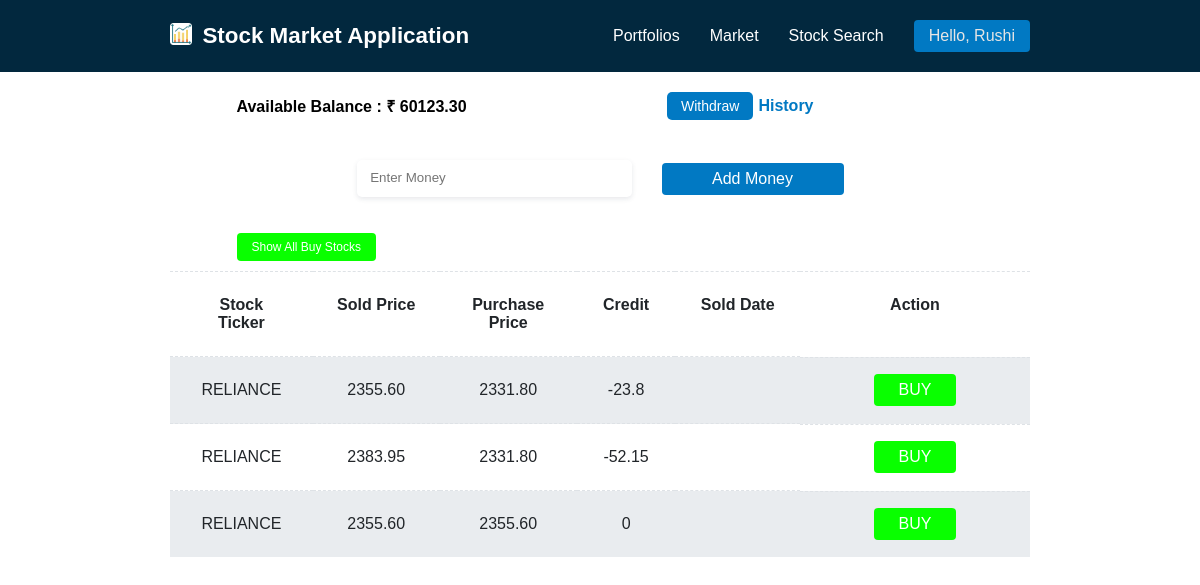
/portfolios.php?sell=true (signed in), run on the app's committed database.
### tables this page shows
CREATE TABLE IF NOT EXISTS users (

  id INT AUTO_INCREMENT PRIMARY KEY,

  firstname VARCHAR(255) NOT NULL,

  lastname VARCHAR(255) NOT NULL,

  address TEXT NOT NULL,

  email VARCHAR(255) NOT NULL,

  password VARCHAR(255) NOT NULL,

  mobile_number VARCHAR(15) NOT NULL,

  PANCARD_number VARCHAR(255) NOT NULL,

  created_at TIMESTAMP NULL DEFAULT CURRENT_TIMESTAMP,

  updated_at TIMESTAMP NULL DEFAULT NULL
  ON UPDATE CURRENT_TIMESTAMP,

  available_balance DECIMAL(10,2) NOT NULL DEFAULT 0.00

);

CREATE TABLE IF NOT EXISTS stock_details (

  id INT AUTO_INCREMENT PRIMARY KEY,

  stock_name VARCHAR(255) NOT NULL,

  purchase_price DECIMAL(10,2) NOT NULL,

  user_id INT NOT NULL,

  sell_price DECIMAL(10,2) NOT NULL DEFAULT 0.00,

  status INT NOT NULL,

  purchase_date TIMESTAMP NULL DEFAULT CURRENT_TIMESTAMP,

  updated_at TIMESTAMP NULL DEFAULT NULL
  ON UPDATE CURRENT_TIMESTAMP,

  FOREIGN KEY (user_id)
  REFERENCES users(id)
  ON DELETE CASCADE

);

### portfolios.php (the view, shortened to what this page needs)
<?php
require("./mainTop.php");
require("./conn.php");
$database = array();
$sql = "SELECT * FROM `users` WHERE `id`= " . $_SESSION['user_id'];
$result = mysqli_query($conn, $sql);
while ($row = mysqli_fetch_assoc($result)) {
    $database[] = $row;
}
?>
<div class="content_portfolios">
    <div class="addAmount">
        <div class="balance_history">
            <?php
            echo "<h4>Available Balance : ₹ " . $database[0]["available_balance"] . "</h4>";
            ?>
            <div class="btnHistoryDiv">
                <div>
                    <button type="submit" id="btnWithdraw" class="btnWithdraw">Withdraw</button>
                </div>
                <div>
                    <a href="transactionHistory.php" class="btnHistory">History</a>
                </div>
            </div>
        </div>
        <div class="form">
            <form action="" method="post">
                <div class="txtAmountDiv">
                    <input type="text" class="txtAmount" id="txtAmount" name="txtAmount" placeholder=" Enter Money">
                </div>
                <div class="btnAddDiv">
                    <button type="submit" id="btnAddMoney" name="btnAddMoney" class="btnAddMoney">Add Money</button>
                </div>
            </form>
        </div>
        <div>
            <?php
            echo (isset($_REQUEST["sell"])) ? '<a href="./portfolios.php" class="btnBuyStock">Show All Buy Stocks</a>' : '<a href="./portfolios.php?sell=true" class="btnSoldStock">Show All Sold Stocks</a>';
            ?>
        </div>
    </div>
    <div class="stocks">
        <table>
            <thead>
                <tr>
                    <th>
                        <p>Stock Ticker</p>
                    </th>
                    <th>
                        <?php
                        echo (isset($_REQUEST["sell"])) ? "<p>Sold Price</p>" : "<p>Purchase Price</p>";
                        ?>
                    </th>
                    <th>
                        <?php
                        echo (isset($_REQUEST["sell"])) ? "<p>Purchase Price</p>" : "<p>Current Price</p>";
                        ?>
                    </th>
                    <th>
                        <p>Credit</p>
                    </th>
                    <th>
                        <?php
                        echo (isset($_REQUEST["sell"])) ? "<p>Sold Date</p>" : "<p>Purchase Date</p>";
                        ?>
                    </th>
                    <th>
                        <p>Action</p>
                    </th>
                </tr>
            </thead>
            <tbody>
                <?php
                if (isset($_GET["sell"])) {
                    $stockDataSell = array();
                    $sql = "SELECT * FROM `stock_details` WHERE `status`=0 AND `user_id`= " . $_SESSION['user_id'];
                    $result = mysqli_query($conn, $sql);
                    while ($row = mysqli_fetch_assoc($result)) {
                        $stockDataSell[] = $row;
                    }
                    if (!empty($stockDataSell)) {
                        foreach ($stockDataSell as $key => $value) {
                            echo "<tr>";
                            echo "<td>" . $value["stock_name"] . "</td>";
                            echo "<td>" . $value["sell_price"] . "</td>";
                            echo "<td>" . $value["purchase_price"] . "</td>";
                            echo "<td>" . $value["purchase_price"] - $value["sell_price"] . "</td>";
                            echo "<td>" . $value["updated_at"] . "</td>";
                            echo '<td class="btn"><form method="POST"><input type="submit" value="BUY" name="btnBuy" id="btnBuy" class="btnBuy_"></form></td>';
                            echo "</tr>";
                        }
                    }
                }
                ?>
            </tbody>
        </table>
    </div>
</div>
</div>
</body>
</html>

### mainTop.php (shortened to what this page needs)
<!DOCTYPE html>
<html lang="en">
<head>
    <link rel="stylesheet" href="./market.css">
    <link rel="stylesheet" href="./searchStock.css">
    <link rel="stylesheet" href="./selectedStock.css">
    <link rel="stylesheet" href="./portfolios.css">
    <link rel="stylesheet" href="./transactionHistory.css">
</head>
<body>
    <div class="container">
        <?php
        require("./conn.php");
        $database = array();
        $sql = "SELECT * FROM `users` WHERE `id`= " . $_SESSION['user_id'];
        $result = mysqli_query($conn, $sql);
        while ($row = mysqli_fetch_assoc($result)) {
            $database[] = $row;
        }
        ?>
        <nav class="navbar">
            <div class="title_logo">
                <img class="logo" src="./assets/logo.png" alt="">
                <p class="title"><a href="./market.php">Stock Market Application</a></p>
            </div>
            <div>
                <ul>
                    <li><a href="./portfolios.php">Portfolios</a></li>
                    <li><a href="./market.php">Market</a></li>
                    <li><a href="./searchStock.php">Stock Search</a></li>
                    <div class="dropdown">
                        <li><button onclick="myFunction()" class="dropbtn">Hello, <?= $database[0]["firstname"] ?></button></li>
                    </div>
                </ul>
            </div>
        </nav>

### market.css (style rules this page uses)
*, *::after, *::before { box-sizing: border-box; padding: 0; margin: 0; font-family: sans-serif; }

### searchStock.css (style rules this page uses)
*, *::before, *::after { padding: 0; box-sizing: border-box; margin: 0; font-family: sans-serif; }
.container { height: 100vh; width: 100vw; display: flex; flex-direction: column; overflow: auto; }
.navbar { width: 100%; display: flex; justify-content: space-between; align-items: center; padding: 20px 170px; background-color: #02283e; color: #e5e5e5; }
.title_logo { font-weight: 600; display: flex; gap: 10px; }
.title { font-size: 1.4rem; }
.logo { height: 1.4rem; width: 1.4rem; }
.navbar > div > ul { display: flex; justify-content: center; align-items: center; list-style: none; gap: 30px; font-weight: 500; }
.navbar > div > ul > li > a { color: #fff; text-decoration: none; }
.dropbtn { cursor: pointer; border: none; padding: 7px 15px; border-radius: 4px; font-size: 16px; color: #e5e5e5; background-color: #0179c3 !important; }
.dropdown { position: relative; display: inline-block; }

### selectedStock.css (style rules this page uses)
*, *::after, *::before { padding: 0; margin: 0; font-family: sans-serif; box-sizing: border-box; }
.title_logo > p > a { color: #fff; text-decoration: none; cursor: pointer; }
.btn { padding: 5px 10px; display: flex; justify-content: space-evenly; align-items: center; }

### portfolios.css (style rules this page uses)
*, *::after, *::before { box-sizing: border-box; padding: 0; margin: 0; font-family: sans-serif; }
.content_portfolios { width: 100%; display: flex; flex-direction: column; justify-content: center; align-items: center; padding: 20px 170px; overflow: auto; }
.addAmount { display: flex; flex-direction: column; }
.balance_history { display: flex; justify-content: space-between; align-items: center; padding-right: 150px; }
.btnHistoryDiv { display: flex; justify-content: center; align-items: center; gap: 5px; }
.btnWithdraw { cursor: pointer; border: none; border-radius: 5px; color: #fff; background-color: #0179c3; padding: 6px 14px; font-size: 14px; }
.btnHistory { display: flex; justify-content: center; align-items: center; text-decoration: none; border-radius: 4px; font-size: 16px; font-weight: bold; color: #0179c3; }
.form > form { padding: 40px 120px; display: flex; flex-direction: row !important; justify-content: center; align-items: center; gap: 30px; }
.txtAmountDiv > input { width: 275px; border-radius: 5px; padding: 10px 10px 12px 10px; box-shadow: 0px 2px 5px rgba(60, 66, 87, 0.12); border: rgba(0, 0, 0, 0.2); }
.btnAddMoney { cursor: pointer; width: 182px !important; background-color: #0179c3; padding: 7px 15px; border-radius: 4px; color: #fff; font-size: 16px; border: none; }
.btnSoldStock, .btnBuyStock { cursor: pointer; text-decoration: none; width: 182px !important; background-color: #09ff00 !important; padding: 7px 15px; border-radius: 4px; color: #fff; font-size: 12px; border: none; margin-bottom: 50px; }
.stocks > table { text-align: left; margin-top: 1rem; color: #212529; border-collapse: collapse; }
.stocks > table > tbody > tr:nth-of-type(2n + 1) { background-color: rgb(233, 236, 239); }
.stocks > table > thead > tr > th, .stocks > table > tbody > tr > td { padding: 1.5rem; vertical-align: top; border-top: 1px dashed #dee2e6; }
.stocks > table > thead > tr > th:nth-child(1), .stocks > table > tbody > tr > td:nth-child(1), .stocks > table > thead > tr > th:nth-child(2), .stocks > table > tbody > tr > td:nth-child(2), .stocks > table > thead > tr > th:nth-child(3), .stocks > table > tbody > tr > td:nth-child(3) { text-align: center; width: 180px; }
.stocks > table > thead > tr > th:nth-child(4), .stocks > table > tbody > tr > td:nth-child(4) { text-align: center; width: 110px; }
.stocks > table > thead > tr > th:nth-child(5), .stocks > table > tbody > tr > td:nth-child(5), .stocks > table > thead > tr > th:nth-child(6), .stocks > table > tbody > tr > td:nth-child(6) { width: 230px; text-align: center; }
.btn { gap: 3px; height: 65px; }
.btnBuy_ { cursor: pointer; text-decoration: none; width: 82px !important; background-color: #09ff00 !important; color: #fff; padding: 7px 15px; border-radius: 4px; font-size: 16px; font-weight: 400; border: none; }

### transactionHistory.css (style rules this page uses)
*, *::after, *::before { box-sizing: border-box; padding: 0; margin: 0; font-family: sans-serif; }

### data on the page
users: firstname "Rushi", available_balance "60123.30"
stock_details: stock_name "RELIANCE", sell_price "2355.60", purchase_price "2331.80", $value["purchase_price"] - $value["sell_price"] "-23.8"
stock_details: stock_name "RELIANCE", sell_price "2383.95", purchase_price "2331.80", $value["purchase_price"] - $value["sell_price"] "-52.15"
stock_details: stock_name "RELIANCE", sell_price "2355.60", purchase_price "2355.60", $value["purchase_price"] - $value["sell_price"] "0"
